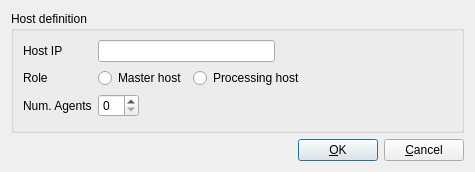
<?xml version="1.0" encoding="UTF-8"?>
<ui version="4.0">
 <class>ContHostEdit</class>
 <widget class="QDialog" name="ContHostEdit">
  <property name="geometry">
   <rect>
    <x>0</x>
    <y>0</y>
    <width>475</width>
    <height>172</height>
   </rect>
  </property>
  <property name="windowTitle">
   <string>Host Definition</string>
  </property>
  <layout class="QVBoxLayout" name="verticalLayout">
   <item>
    <widget class="QGroupBox" name="gpboxTool">
     <property name="title">
      <string>Host definition</string>
     </property>
     <layout class="QFormLayout" name="formLayout">
      <item row="0" column="0">
       <widget class="QLabel" name="label_5">
        <property name="text">
         <string>Host IP</string>
        </property>
        <property name="alignment">
         <set>Qt::AlignLeading|Qt::AlignLeft|Qt::AlignVCenter</set>
        </property>
       </widget>
      </item>
      <item row="0" column="1">
       <layout class="QHBoxLayout" name="horizontalLayout_5">
        <item>
         <widget class="QLineEdit" name="edHostIP"/>
        </item>
        <item>
         <spacer name="horizontalSpacer_3">
          <property name="orientation">
           <enum>Qt::Horizontal</enum>
          </property>
          <property name="sizeHint" stdset="0">
           <size>
            <width>40</width>
            <height>20</height>
           </size>
          </property>
         </spacer>
        </item>
       </layout>
      </item>
      <item row="1" column="0">
       <widget class="QLabel" name="label_6">
        <property name="text">
         <string>Role</string>
        </property>
        <property name="alignment">
         <set>Qt::AlignLeading|Qt::AlignLeft|Qt::AlignVCenter</set>
        </property>
       </widget>
      </item>
      <item row="1" column="1">
       <layout class="QHBoxLayout" name="horizontalLayout_9">
        <item>
         <widget class="QRadioButton" name="rbtnMaster">
          <property name="text">
           <string>Master host</string>
          </property>
          <attribute name="buttonGroup">
           <string notr="true">buttonGroup</string>
          </attribute>
         </widget>
        </item>
        <item>
         <widget class="QRadioButton" name="rbtnProcessing">
          <property name="text">
           <string>Processing host</string>
          </property>
          <attribute name="buttonGroup">
           <string notr="true">buttonGroup</string>
          </attribute>
         </widget>
        </item>
        <item>
         <spacer name="horizontalSpacer_5">
          <property name="orientation">
           <enum>Qt::Horizontal</enum>
          </property>
          <property name="sizeHint" stdset="0">
           <size>
            <width>40</width>
            <height>20</height>
           </size>
          </property>
         </spacer>
        </item>
       </layout>
      </item>
      <item row="2" column="0">
       <widget class="QLabel" name="label_7">
        <property name="text">
         <string>Num. Agents</string>
        </property>
        <property name="alignment">
         <set>Qt::AlignLeading|Qt::AlignLeft|Qt::AlignVCenter</set>
        </property>
       </widget>
      </item>
      <item row="2" column="1">
       <layout class="QHBoxLayout" name="horizontalLayout_10">
        <item>
         <widget class="QSpinBox" name="spbxNumAgents"/>
        </item>
        <item>
         <spacer name="horizontalSpacer_6">
          <property name="orientation">
           <enum>Qt::Horizontal</enum>
          </property>
          <property name="sizeHint" stdset="0">
           <size>
            <width>40</width>
            <height>20</height>
           </size>
          </property>
         </spacer>
        </item>
       </layout>
      </item>
     </layout>
    </widget>
   </item>
   <item>
    <layout class="QHBoxLayout" name="horizontalLayout_8">
     <property name="leftMargin">
      <number>0</number>
     </property>
     <property name="topMargin">
      <number>0</number>
     </property>
     <property name="rightMargin">
      <number>0</number>
     </property>
     <property name="bottomMargin">
      <number>0</number>
     </property>
     <item>
      <spacer name="horizontalSpacer_4">
       <property name="orientation">
        <enum>Qt::Horizontal</enum>
       </property>
       <property name="sizeHint" stdset="0">
        <size>
         <width>40</width>
         <height>20</height>
        </size>
       </property>
      </spacer>
     </item>
     <item>
      <widget class="QPushButton" name="btnOK">
       <property name="text">
        <string>&amp;OK</string>
       </property>
      </widget>
     </item>
     <item>
      <widget class="QPushButton" name="btnCancel">
       <property name="text">
        <string>&amp;Cancel</string>
       </property>
      </widget>
     </item>
    </layout>
   </item>
  </layout>
 </widget>
 <resources/>
 <connections>
  <connection>
   <sender>btnOK</sender>
   <signal>clicked()</signal>
   <receiver>ContHostEdit</receiver>
   <slot>accept()</slot>
   <hints>
    <hint type="sourcelabel">
     <x>430</x>
     <y>184</y>
    </hint>
    <hint type="destinationlabel">
     <x>387</x>
     <y>183</y>
    </hint>
   </hints>
  </connection>
  <connection>
   <sender>btnCancel</sender>
   <signal>clicked()</signal>
   <receiver>ContHostEdit</receiver>
   <slot>reject()</slot>
   <hints>
    <hint type="sourcelabel">
     <x>535</x>
     <y>187</y>
    </hint>
    <hint type="destinationlabel">
     <x>278</x>
     <y>189</y>
    </hint>
   </hints>
  </connection>
 </connections>
 <slots>
  <slot>showHelp()</slot>
  <slot>selectApp()</slot>
  <slot>selectProdTypes()</slot>
 </slots>
 <buttongroups>
  <buttongroup name="buttonGroup"/>
 </buttongroups>
</ui>
